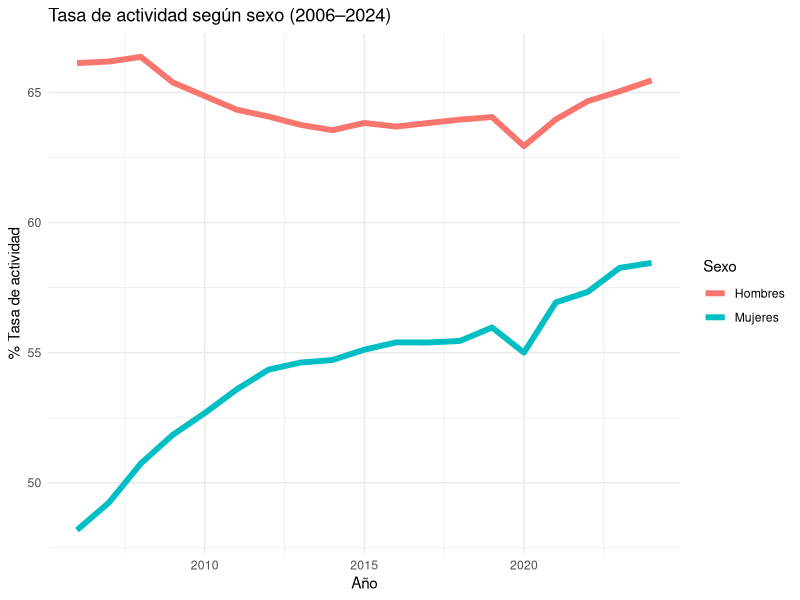
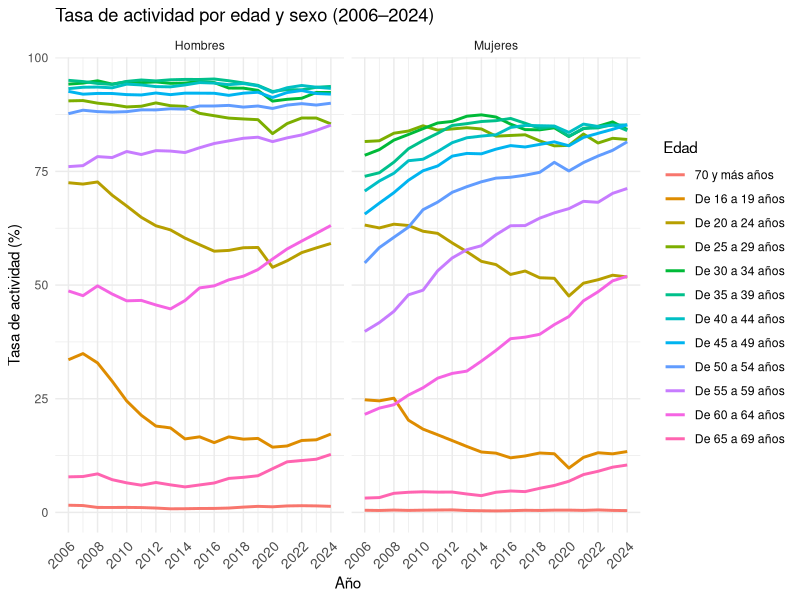
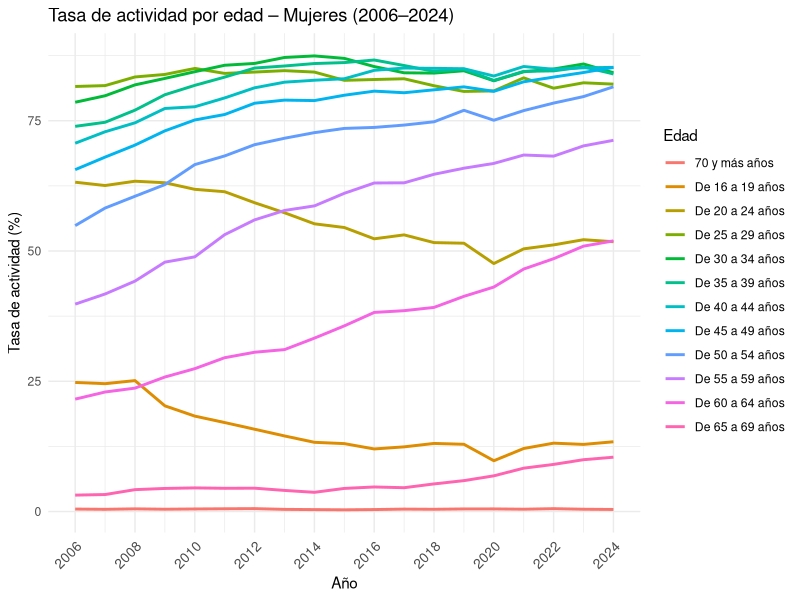
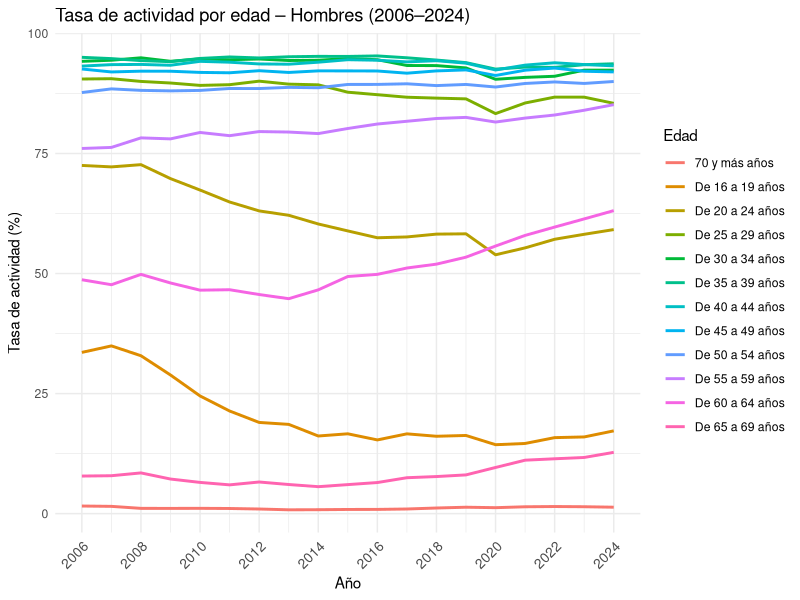
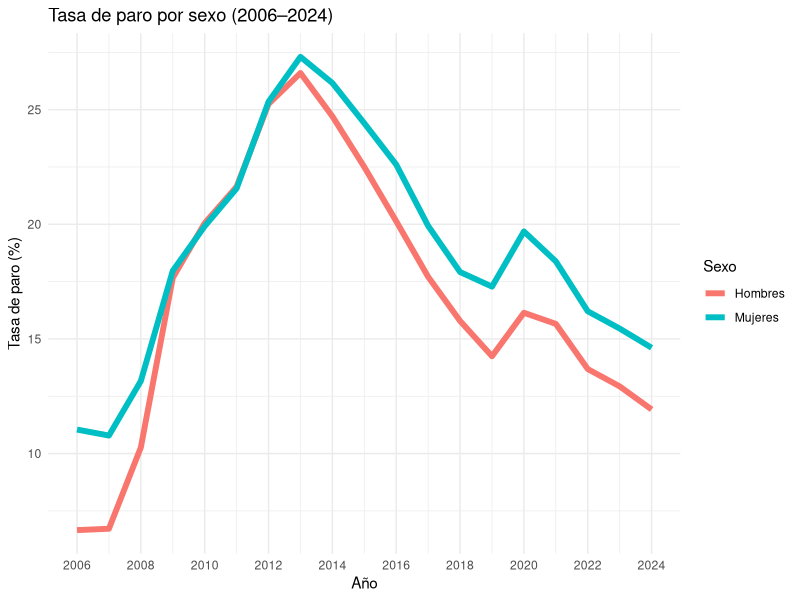
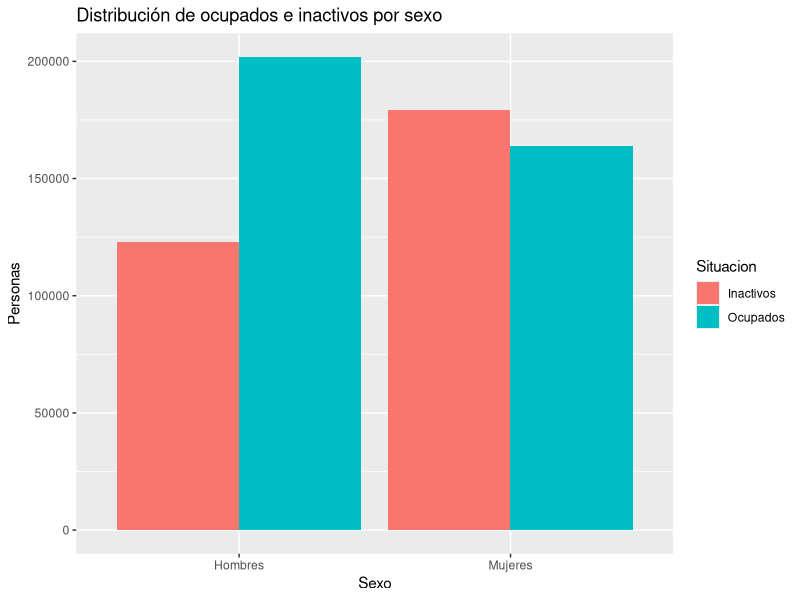
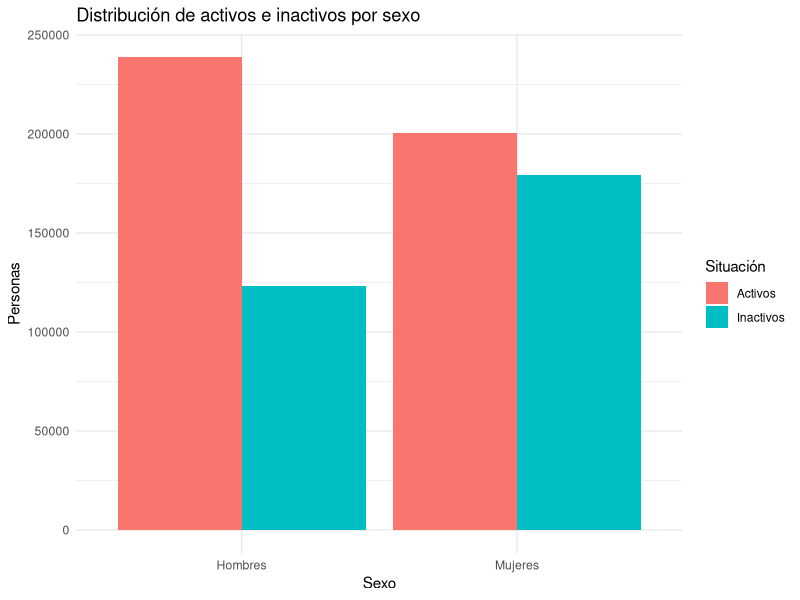
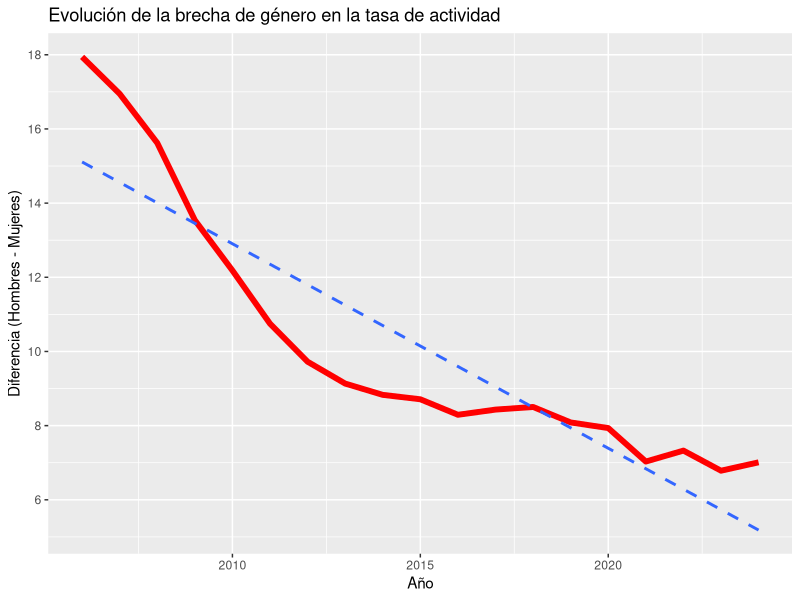

These charts were generated, in order, by the following R code: (Note: this script raises an error after producing the figures.)
## ---- chunk 1
knitr::opts_chunk$set(echo = TRUE)
## ---- chunk 2
rm(list=ls())
## ---- chunk 3
library(readr)
df_clean <- read_csv("data/df_clean.csv")

## ---- chunk 4
# Calculamos la media de la tasa de actividad para cada grupo
# Usamos na.rm = TRUE para ignorar valores faltantes
library(tidyverse)

df_p_sexo <- df_clean %>% group_by(Periodo, Sexo) %>% summarise(tasa_actividad = mean(Tasa_actividad, na.rm = TRUE) #Hay que ignorar los valores NA
                                                                , .groups = "drop") #hay que eliminar esas agrupaciones 

#Que pretendemos? Calcular la media de la tasa de actividad de todos los grupos del df



## ---- chunk 5
# Gráfica 
library(ggplot2)
ggplot(df_p_sexo, aes(x = Periodo, y = tasa_actividad, color = Sexo)) + geom_line(linewidth = 2) +  labs(title = "Tasa de actividad según sexo (2006–2024)", x = "Año", y = "% Tasa de actividad",color = "Sexo") + theme_minimal()  

# Eje X:Periodo -  Eje Y: tasa de actividad promedio


## ---- chunk 6
cat("La gráfica enseña la evolución de la tasa de actividad en España entre los años 2006 y 2024, diferenciada por sexo. Por un lado, la proporción de hombres es mucho mayor a la de mujeres, cosa que va ligada a que los hombres siempre han tenido mayor participicaion en muchos mas sectores, como lo puede ser la construcción, y a que las mujeres se ligan mas al cuidado familiar.
    Pese a esto, la actividad masculina en 2008 se desacelera economicamnete, esto provocado por la crisis financiera que se vivió en la epoca. Es en 2017/18 que comienza su recuperación, pero nunca a los niveles previos a la crisis. En 2020, debido al Covid-19, se observa otra caida en la tendencía (porque el Covid-19 afectó a muchos sectores, como la industría por ejemplo). Aunque se observa también su recuperació, tampoco volvió a los nieveles previos de la crisis de 2008
    por el otro lado, la tasa de actividad femenina se muestra, en el periodo, ascendente ya que han ido incorporandose cada vez mas en el mercado laboral español.\n")
## ---- chunk 7
# Agrupamos por Periodo, sexo y Edad

##Que pretendemos? Calcular la media de la tasa de actividad para cada combinación
df_sexo_edad <- df_clean %>% group_by(Periodo, Sexo, Edad) %>% summarise(tasa_actividad = mean(Tasa_actividad, na.rm = TRUE),.groups = "drop")

## ---- chunk 8

ggplot(df_sexo_edad, aes(x = Periodo, y = tasa_actividad, color = Edad)) + geom_line(linewidth = 1) +  facet_wrap(~Sexo) + scale_x_continuous(breaks = seq(2006, 2024, by = 2)) + scale_y_continuous(labels = scales::comma) +  labs(title = "Tasa de actividad por edad y sexo (2006–2024)", x = "Año", y = "Tasa de actividad (%)", color = "Edad") + theme_minimal()  + theme(axis.text.x = element_text(angle = 45, hjust = 1, size = 10))

## ---- chunk 9
df_mujeres <- df_sexo_edad %>% filter(Sexo == "Mujeres")

ggplot(df_mujeres, aes(x = Periodo, y = tasa_actividad, color = Edad)) +
  geom_line(linewidth = 1) +
  scale_x_continuous(breaks = seq(2006, 2024, by = 2)) +
  scale_y_continuous(labels = scales::comma) +
  labs(
    title = "Tasa de actividad por edad – Mujeres (2006–2024)",
    x = "Año",
    y = "Tasa de actividad (%)",
    color = "Edad"
  ) +
  theme_minimal() +
  theme(axis.text.x = element_text(angle = 45, hjust = 1, size = 10))

## ---- chunk 10
df_hombres <- df_sexo_edad %>% filter(Sexo == "Hombres")

ggplot(df_hombres, aes(x = Periodo, y = tasa_actividad, color = Edad)) +
  geom_line(linewidth = 1) +
  scale_x_continuous(breaks = seq(2006, 2024, by = 2)) +
  scale_y_continuous(labels = scales::comma) +
  labs(
    title = "Tasa de actividad por edad – Hombres (2006–2024)",
    x = "Año",
    y = "Tasa de actividad (%)",
    color = "Edad"
  ) +
  theme_minimal() +
  theme(axis.text.x = element_text(angle = 45, hjust = 1, size = 10))
## ---- chunk 11
df_paro_sexo <- df_clean %>% group_by(Periodo, Sexo) %>% summarise(tasa_paro = mean(Tasa_paro, na.rm = TRUE), .groups = "drop")

ggplot(df_paro_sexo, aes(x = Periodo, y = tasa_paro, color = Sexo)) + geom_line(size=2) + scale_x_continuous(breaks = seq(2006, 2024, by = 2))+ labs(title = "Tasa de paro por sexo (2006–2024)", x = "Año", y = "Tasa de paro (%)") + theme_minimal()

## ---- chunk 12
df_ocup_inact <- df_clean %>%
  group_by(Sexo) %>%
  summarise(
    Ocupados = sum(Ocupados, na.rm = TRUE),
    Inactivos = sum(Inactivos, na.rm = TRUE)
  ) %>%
  pivot_longer(cols = c(Ocupados, Inactivos), names_to = "Situacion", values_to = "Personas")


## ---- chunk 13
ggplot(df_ocup_inact, aes(x = Sexo, y = Personas, fill = Situacion)) +
  geom_bar(stat = "identity", position = "dodge") +
  labs(title = "Distribución de ocupados e inactivos por sexo", x = "Sexo", y = "Personas")
## ---- chunk 14
df_act_inact <- df_clean %>%
  group_by(Sexo) %>%
  summarise(
    Activos = sum(Activos, na.rm = TRUE),
    Inactivos = sum(Inactivos, na.rm = TRUE)
  ) %>%
  pivot_longer(cols = c(Activos, Inactivos), names_to = "Situacion", values_to = "Personas")

ggplot(df_act_inact, aes(x = Sexo, y = Personas, fill = Situacion)) +
  geom_bar(stat = "identity", position = "dodge") +
  labs(
    title = "Distribución de activos e inactivos por sexo",
    x = "Sexo",
    y = "Personas",
    fill = "Situación"
  ) +
  theme_minimal()

## ---- chunk 15
df_brecha_genero <- df_clean %>% group_by(Periodo, Sexo) %>% summarise(tasa = mean(Tasa_actividad, na.rm = TRUE), .groups = "drop") %>% pivot_wider(names_from = Sexo, values_from = tasa) %>% mutate(Brecha = Hombres - Mujeres)

df_brecha_genero

## ---- chunk 16
ggplot(df_brecha_genero, aes(x = Periodo, y = Brecha)) +
  geom_line(color = "red", linewidth = 2) +
  geom_smooth(method = "lm", se = FALSE, linetype = "dashed") + scale_y_continuous(breaks = seq(0, 20, by = 2))+
  labs(title = "Evolución de la brecha de género en la tasa de actividad",
       x = "Año", y = "Diferencia (Hombres - Mujeres)")

## ---- chunk 17
ggplot(df_brecha_genero, aes(x = Periodo, y = Brecha)) +
  geom_point(color = "red") +
  geom_smooth(method = "loess", se = FALSE, color = "blue", linewidth = 1.2) + scale_y_continuous(breaks = seq(0, 20, by = 2))+ scale_x_continuous(breaks = seq(2006, 2024, by = 2)) +
  labs(
    title = "Interpolación de la brecha de género NO LINEAL",
    x = "Año",
    y = "Brecha (Hombres - Mujeres)"
  ) +
  theme_minimal()

## ---- chunk 18
brecha_relativa <- df_clean %>%
  group_by(Periodo, Sexo) %>%
  summarise(Tasa = mean(Tasa_actividad, na.rm = TRUE), .groups = "drop") %>%
  pivot_wider(names_from = Sexo, values_from = Tasa) %>%
  mutate(Razon = Hombres / Mujeres)

brecha_relativa
#j
#l

## ---- chunk 19
ggplot(brecha_relativa, aes(x = Periodo, y = Razon)) +
  geom_line(color = "blue", linewidth = 1.2) +
  geom_point(color = "red", size = 2) +
  geom_hline(yintercept = 1, linetype = "dashed", color = "gray") +  # línea de igualdad
  scale_y_continuous(breaks = seq(1, 1.5, by = 0.05)) +  # marcas cada 0.05
  scale_x_continuous(breaks = seq(2006, 2024, by = 2)) +  # años cada 2
  labs(
    title = "Evolución de la razón Hombres/Mujeres",
    x = "Año",
    y = "Razón (Hombres / Mujeres)"
  ) +
  theme_minimal() +
  theme(
    axis.text.x = element_text(angle = 45, hjust = 1),
    plot.title = element_text(face = "bold")
  )
## ---- chunk 20
# Filtrar para excluir el grupo de edad "70 y más años"
brecha_edad_filtrada <- brecha_edad %>%
  filter(Edad != "70 y más años")

# Graficar la razón Hombres/Mujeres por edad (sin el grupo de 70+)
ggplot(brecha_edad_filtrada, aes(x = Periodo, y = Razon, color = Edad)) +
  geom_line(linewidth = 1) +
  geom_hline(yintercept = 1, linetype = "dashed", color = "gray") +
  scale_y_continuous(breaks = seq(0.5, 2, by = 0.1)) +
  scale_x_continuous(breaks = seq(2006, 2024, by = 2)) +
  labs(
    title = "Razón Hombres/Mujeres en la tasa de actividad por edad (sin 70+)",
    x = "Año",
    y = "Razón (Hombres / Mujeres)",
    color = "Edad"
  ) +
  theme_minimal() +
  theme(axis.text.x = element_text(angle = 45, hjust = 1))


## ---- chunk 21

df_feminizacion <- df_clean %>%
  group_by(Periodo, Edad, Sexo) %>%
  summarise(Ocupados = sum(Ocupados), .groups = "drop") %>%
  pivot_wider(names_from = Sexo, values_from = Ocupados) %>%
  mutate(Indice_feminizacion = Mujeres / (Hombres + Mujeres) * 100)

df_feminizacion

library(dplyr)
library(tidyr)
library(ggplot2)

ggplot(df_feminizacion, aes(x = Periodo, y = Indice_feminizacion, color = Edad)) +
  geom_line(size = 1.2) +
  labs(
    title = "Índice de feminización en ocupación por edad (2006–2024)",
    x = "Año",
    y = "Porcentaje de mujeres (%)",
    color = "Grupo de edad"
  ) +
  theme_minimal() +
  theme(axis.text.x = element_text(angle = 45, hjust = 1))

## ---- chunk 22
df_largo <- df_clean %>%
  pivot_longer(cols = c(Ocupados, Parados, Inactivos), names_to = "Situacion", values_to = "Personas")

tabla <- table(df_largo$Sexo, df_largo$Situacion)
chisq.test(tabla)


